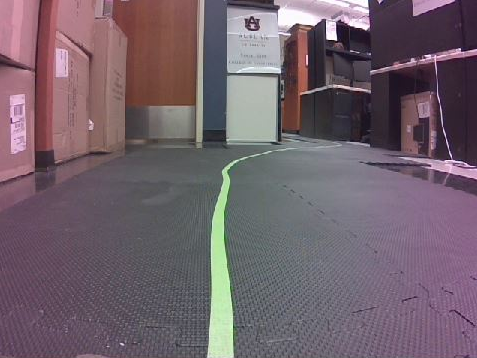
//> input picture example.png, 477 x 358 px
$ ./HSVTuner   (built with g++ and OpenCV 4)
//> lines starting //> are read from the running program, lines starting //| are printed output that depends on the picture; after the words box and inside, x2 and y2 are one past the last pixel; in counts of white or black regions, pixels touching at a corner belong together
#include <iostream>
#include <opencv2/opencv.hpp>
#include <string>
#include <opencv2/imgproc/imgproc.hpp>
#include <opencv2/highgui/highgui_c.h>

int main( int argc, char** argv){
    //import image
    cv::Mat image = cv::imread("example.png");
//> image is the input picture: 358 rows x 477 cols, CV_8UC3; mean B, G, R 107.3, 97.7, 113.3
    cv::Mat original = image.clone();
    //Convert Image Color
    cvtColor(image,image,CV_BGR2HSV);
//> image: 358 rows x 477 cols, CV_8UC3; mean H, S, V 123.8, 50.8, 117.7
    cv::imshow("HSV",image);
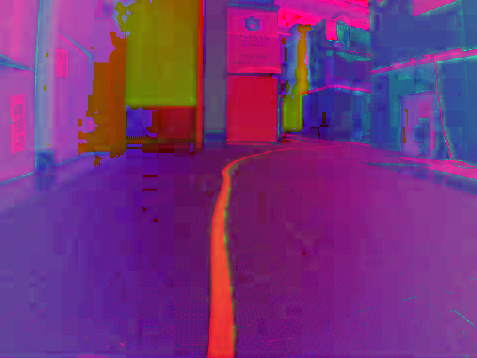
//> window 'HSV': 358 rows x 477 cols, CV_8UC3; mean B, G, R 123.8, 50.8, 117.7

    //display image
    cv::namedWindow("Original", cv::WINDOW_AUTOSIZE);
    cv::imshow("Original",original);

    //Initializing Slider
    int Hmin=0, Hmax=256, Smin=0, Smax=256,Vmin=0,Vmax=256;
    cv::namedWindow("Sliders",cv::WINDOW_NORMAL);
    cv::resizeWindow("Sliders",300,300);
    cv::createTrackbar("Hue Min", "Sliders", &Hmin, 256) ;
//> slider 'Hue Min' is set to 51
    cv::createTrackbar("Hue Max", "Sliders", &Hmax, 256) ;
    cv::createTrackbar("Saturation Min","Sliders", &Smin,256);
//> slider 'Saturation Min' is set to 51
    cv::createTrackbar("Saturation Max","Sliders", &Smax,256);
    cv::createTrackbar("Value Min","Sliders", &Vmin,256);
//> slider 'Value Min' is set to 51
    cv::createTrackbar("Value Max","Sliders", &Vmax,256);


     while (true)
     {
        cv::Mat Filtered = image.clone();
        //Filtering Hue, Saturation and Value
        cv::inRange(Filtered, cv::Scalar(Hmin,Smin,Vmin), cv::Scalar(Hmax,Smax,Vmax),Filtered);
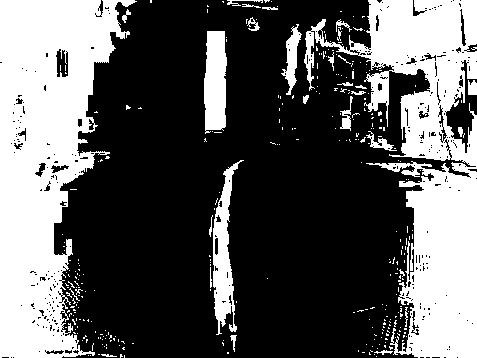
//> Filtered: 358 rows x 477 cols, CV_8UC1; 36.1% white; 326 white regions (297 under 20 px), largest, box (x1, y1, x2, y2) and area: (0, 0, 137, 358) 28391, (304, 0, 477, 358) 26009, (213, 160, 244, 335) 2221
        cv::namedWindow("Filtered",cv::WINDOW_AUTOSIZE);
        cv::imshow("Filtered",Filtered);
        cv::waitKey(5);
     }

    return 0;

}
